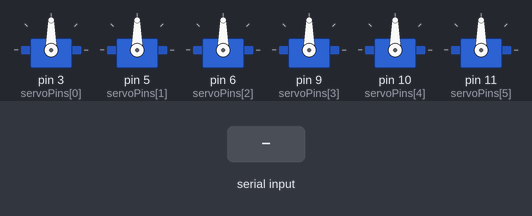
Simulated run of this sketch. Board: Arduino Uno, built with avr-gcc and run on an emulated ATmega328P. Shown: 6 × servo. The test bench sets the inputs (shaded band).

Above: at 1.2 s.
1.3 s: "90,45\n" received over Serial
At 3.7 s:
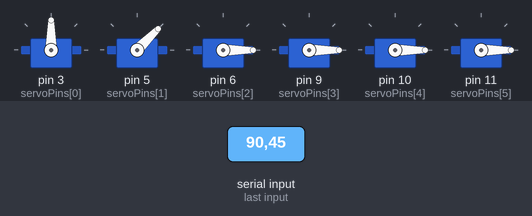
4.3 s: "30,150\n" received over Serial
At 7.1 s:
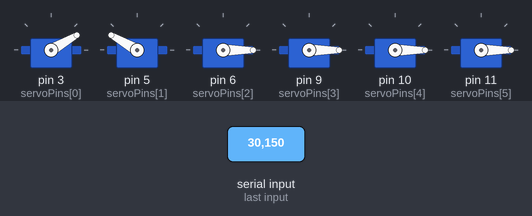
7.3 s: "5\n" received over Serial
At 8.9 s:
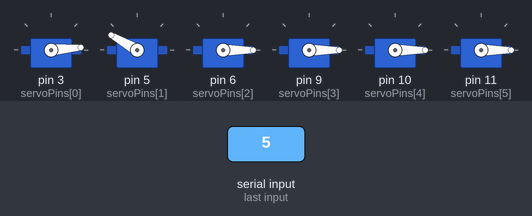
9.2 s: "90\n" received over Serial
At 11.9 s:
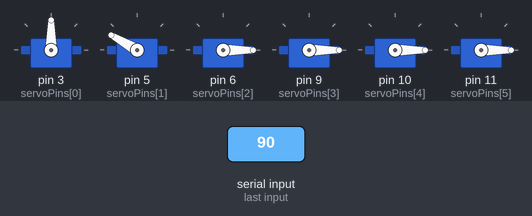
12.2 s: "200\n" received over Serial
At 14.3 s:
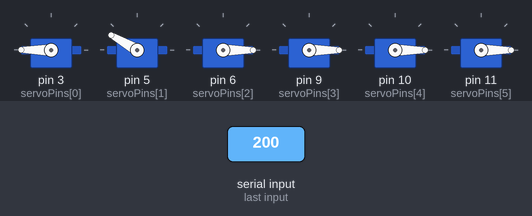
15.2 s: "90,45,200,10,150,30\n" received over Serial
At 15.68 s:
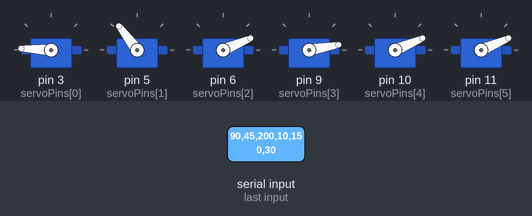
Timing chart, 0 to 19.2 s (numbered marks = the images above; inputs shaded):
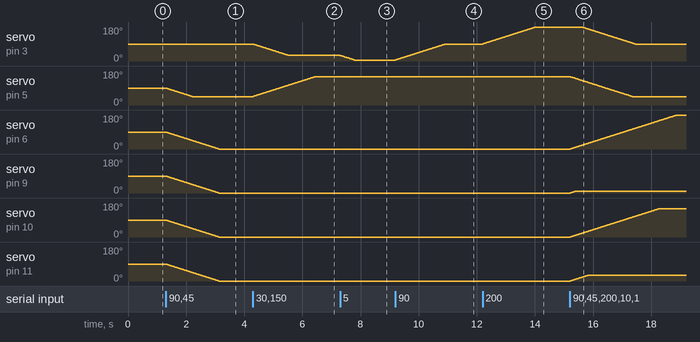

Measured:
- after the input at 1.3 s, servo on pin 5 (servoPins[1]): moves from 90° to 45° over 0.90 s, starting at once; servo on pin 6 (servoPins[2]), servo on pin 9 (servoPins[3]), servo on pin 10 (servoPins[4]), servo on pin 11 (servoPins[5]): moves from 90° to 0° over 1.8 s, starting at once
- after the input at 4.3 s, servo on pin 3 (servoPins[0]): moves from 90° to 30° over 1.2 s, starting at once; servo on pin 5 (servoPins[1]): moves from 45° to 150° over 2.1 s, starting at once
- after the input at 7.3 s, servo on pin 3 (servoPins[0]): moves from 30° to 5° over 0.49 s, starting at once
- after the input at 9.2 s, servo on pin 3 (servoPins[0]): moves from 5° to 90° over 1.7 s, starting at once
- after the input at 12.2 s, servo on pin 3 (servoPins[0]): moves from 90° to 180° over 1.8 s, starting at once
- after the input at 15.2 s, servo on pin 3 (servoPins[0]): moves from 180° to 90° over 1.8 s, starting after 0.43 s; servo on pin 5 (servoPins[1]): moves from 150° to 45° over 2.1 s, starting at once

The sketch:

motorcontrol.ino
```cpp
#include <Servo.h>

Servo servos[6];
int servoPins[6] = {3, 5, 6, 9, 10, 11};
int targetAngles[6];
int currentAngles[6] = {90, 90, 90, 90, 90, 90};

void setup() {
  Serial.begin(9600);
  for (int i = 0; i < 6; i++) {
    servos[i].attach(servoPins[i]);
    servos[i].write(currentAngles[i]);
  }
}

void loop() {
  if (Serial.available() > 0) {
    String data = Serial.readStringUntil('\n');
    sscanf(data.c_str(), "%d,%d,%d,%d,%d,%d", &targetAngles[0], &targetAngles[1], &targetAngles[2], &targetAngles[3], &targetAngles[4], &targetAngles[5]);
    moveServosSmoothly();
  }
}

void moveServosSmoothly() {
  bool allReached = false;
  while (!allReached) {
    allReached = true;
    for (int i = 0; i < 6; i++) {
      if (currentAngles[i] < targetAngles[i]) {
        currentAngles[i]++;
        allReached = false;
      } else if (currentAngles[i] > targetAngles[i]) {
        currentAngles[i]--;
        allReached = false;
      }
      servos[i].write(currentAngles[i]);
    }
    delay(20);
  }
}
```
